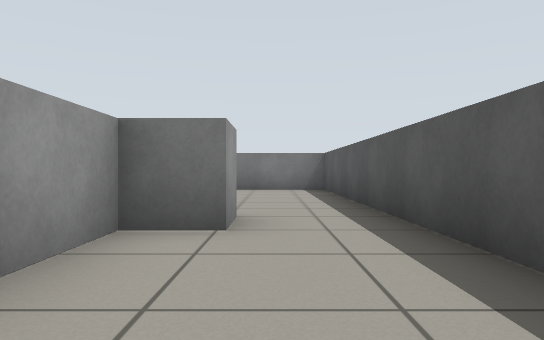
View 1 (above)

14 first-person views from a walk through a Gazebo world. The camera is 0.54 m above the floor, looks level and sees 70° across. The floor is counted in squares, 1 m on a side. Each view is taken from the middle of a square. On the plan, view 1 faces up. The plan holds only what a view shows up to about 10 squares ahead; the rest is blank. The place goes on beyond the plan.

View 2
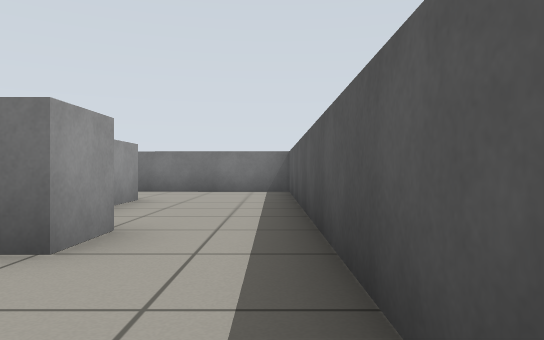

View 3
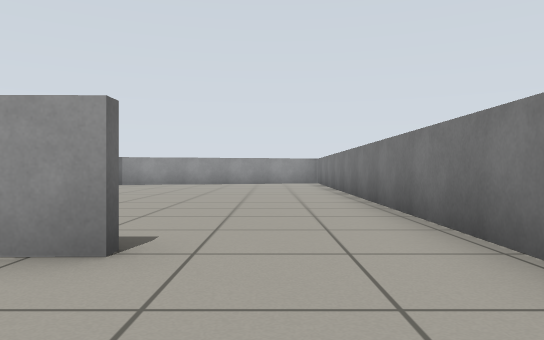

View 4
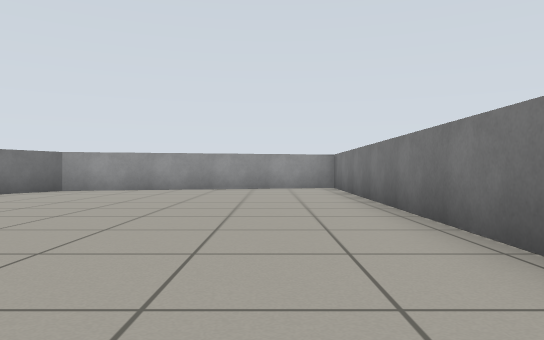

View 5
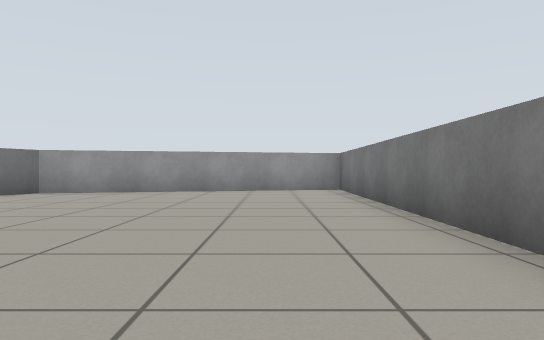

View 6
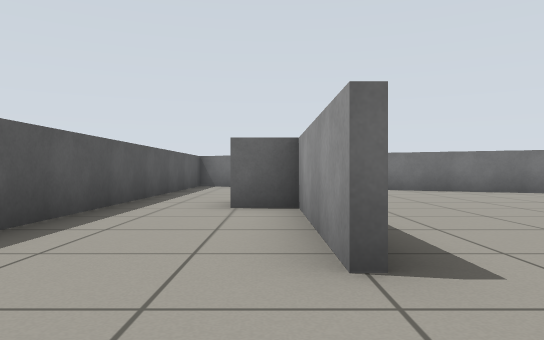

View 7
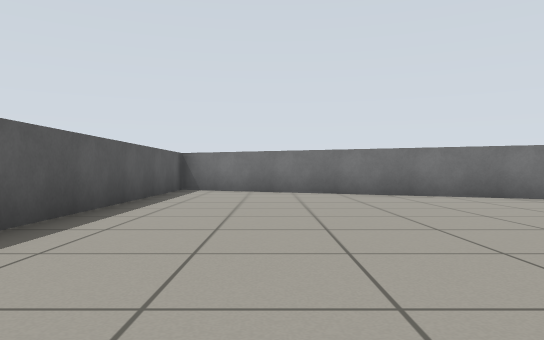

View 8
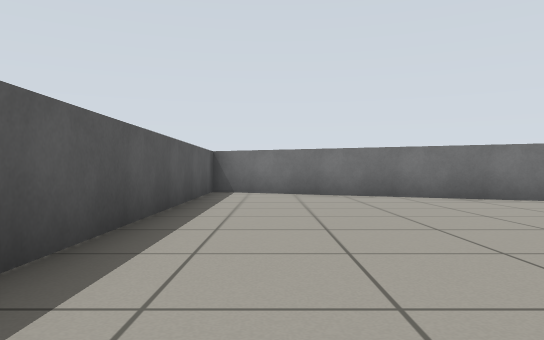

View 9
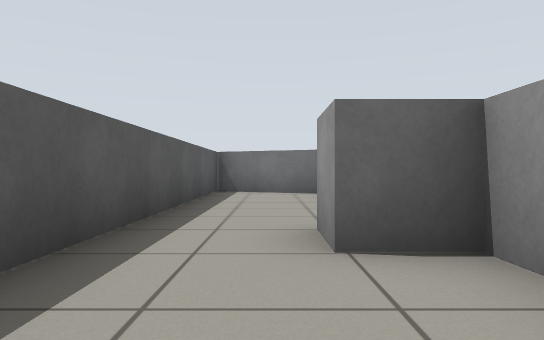

View 10
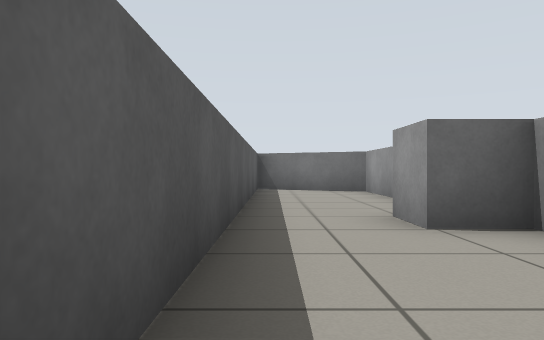

View 11
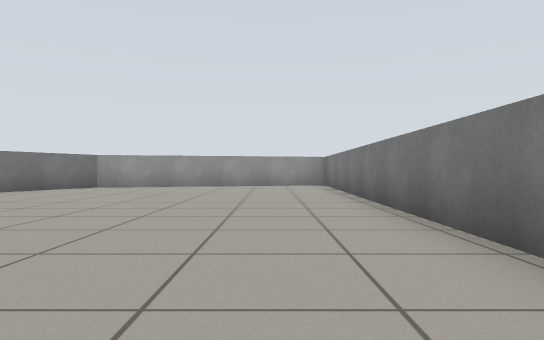

View 12
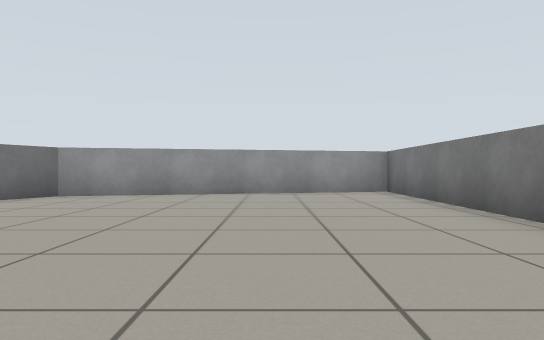

View 13
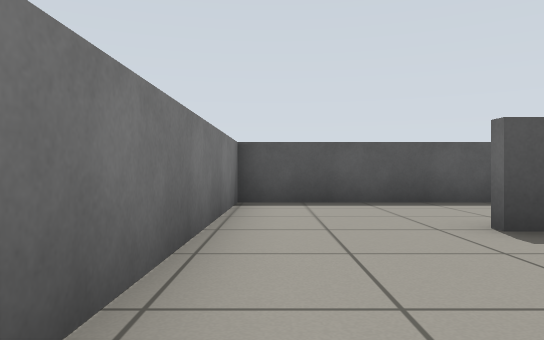

View 14
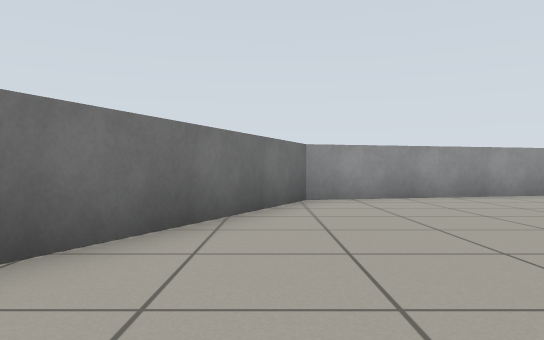

### Floor plan
Points are (right, up) in squares from view 1. A wall is a line through its corners. A room is listed if a view was taken in it or the views show most of it. See-through windows are left out.
Room 1 (views 1, 2, 3, 4, 5, 6, 7, 8, 9, 10, 11, 12, 13, 14)
walls: (-1.6, 7.6) (-1.6, 8.1); (-1.4, 8.1) (-1.3, -1.7) (1.4, -2.9) (1.4, 10.6) (-14.7, 10.9) (-13, 3.6) (-1.5, -1.6) (-1.6, 6.1)
objects: grey box (-1, 4)

Where each view was taken, in squares from view 1:
view 1: 0 up, 0 right, facing up
view 2: 1 up, 1 right, facing up
view 3: 9 up, 1 right, facing left
view 4: 9 up, 3 left, facing left
view 5: 9 up, 4 left, facing left
view 6: 10 up, 1 left, facing down
view 7: 9 up, 4 left, facing down
view 8: 8 up, 3 left, facing down
view 9: 7 up, 0 right, facing down
view 10: 8 up, 1 right, facing down
view 11: 9 up, 1 left, facing left
view 12: 8 up, 5 left, facing left
view 13: 10 up, 5 left, facing right
view 14: 3 up, 6 left, facing left
